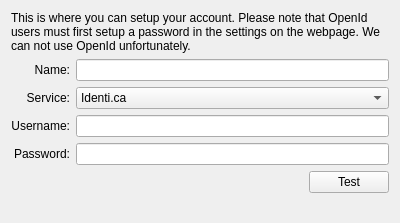
<?xml version="1.0" encoding="UTF-8"?>
<ui version="4.0">
 <class>ConfigDialog</class>
 <widget class="QWidget" name="ConfigDialog">
  <property name="geometry">
   <rect>
    <x>0</x>
    <y>0</y>
    <width>400</width>
    <height>223</height>
   </rect>
  </property>
  <layout class="QVBoxLayout" name="verticalLayout">
   <item>
    <widget class="QLabel" name="welcomelabel">
     <property name="text">
      <string>This is where you can setup your account. Please note that OpenId users must first setup a password in the settings on the webpage. We can not use OpenId unfortunately.</string>
     </property>
     <property name="wordWrap">
      <bool>true</bool>
     </property>
    </widget>
   </item>
   <item>
    <layout class="QGridLayout" name="gridLayout">
     <item row="0" column="0">
      <widget class="QLabel" name="namelabel">
       <property name="text">
        <string>Name:</string>
       </property>
       <property name="alignment">
        <set>Qt::AlignRight|Qt::AlignTrailing|Qt::AlignVCenter</set>
       </property>
      </widget>
     </item>
     <item row="0" column="1">
      <widget class="KLineEdit" name="kcfg_Name"/>
     </item>
     <item row="1" column="0">
      <widget class="QLabel" name="servicelabel">
       <property name="text">
        <string>Service:</string>
       </property>
       <property name="alignment">
        <set>Qt::AlignRight|Qt::AlignTrailing|Qt::AlignVCenter</set>
       </property>
      </widget>
     </item>
     <item row="1" column="1">
      <widget class="KComboBox" name="kcfg_Service">
       <item>
        <property name="text">
         <string>Identi.ca</string>
        </property>
       </item>
       <item>
        <property name="text">
         <string>Twitter</string>
        </property>
       </item>
      </widget>
     </item>
     <item row="2" column="0">
      <widget class="QLabel" name="usernamelabel">
       <property name="text">
        <string>Username:</string>
       </property>
       <property name="alignment">
        <set>Qt::AlignRight|Qt::AlignTrailing|Qt::AlignVCenter</set>
       </property>
      </widget>
     </item>
     <item row="2" column="1">
      <widget class="KLineEdit" name="kcfg_UserName"/>
     </item>
     <item row="3" column="0">
      <widget class="QLabel" name="passwordlabel">
       <property name="text">
        <string>Password:</string>
       </property>
       <property name="alignment">
        <set>Qt::AlignRight|Qt::AlignTrailing|Qt::AlignVCenter</set>
       </property>
      </widget>
     </item>
     <item row="3" column="1">
      <widget class="KLineEdit" name="password">
       <property name="passwordMode">
        <bool>true</bool>
       </property>
      </widget>
     </item>
    </layout>
   </item>
   <item>
    <layout class="QHBoxLayout" name="horizontalLayout">
     <item>
      <spacer name="horizontalSpacer">
       <property name="orientation">
        <enum>Qt::Horizontal</enum>
       </property>
       <property name="sizeHint" stdset="0">
        <size>
         <width>40</width>
         <height>20</height>
        </size>
       </property>
      </spacer>
     </item>
     <item>
      <widget class="QLabel" name="statusImageLabel">
       <property name="text">
        <string/>
       </property>
      </widget>
     </item>
     <item>
      <widget class="QLabel" name="statusLabel">
       <property name="text">
        <string/>
       </property>
      </widget>
     </item>
     <item>
      <widget class="QPushButton" name="testButton">
       <property name="text">
        <string>Test</string>
       </property>
      </widget>
     </item>
    </layout>
   </item>
   <item>
    <spacer name="verticalSpacer">
     <property name="orientation">
      <enum>Qt::Vertical</enum>
     </property>
     <property name="sizeHint" stdset="0">
      <size>
       <width>20</width>
       <height>0</height>
      </size>
     </property>
    </spacer>
   </item>
  </layout>
 </widget>
 <customwidgets>
  <customwidget>
   <class>KLineEdit</class>
   <extends>QLineEdit</extends>
   <header>klineedit.h</header>
  </customwidget>
  <customwidget>
   <class>KComboBox</class>
   <extends>QComboBox</extends>
   <header>kcombobox.h</header>
  </customwidget>
 </customwidgets>
 <resources/>
 <connections/>
</ui>
